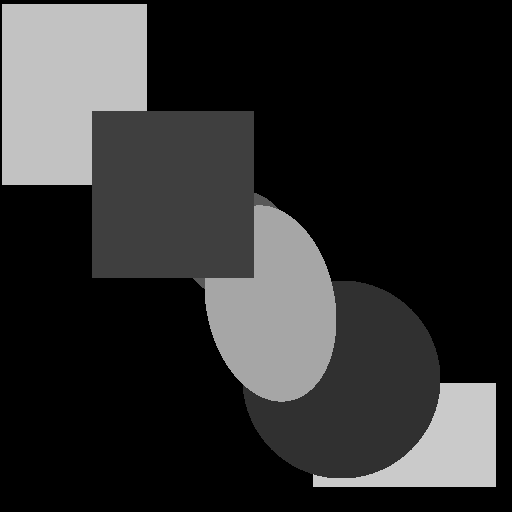
#> input picture images/6_1.png, 512 x 512 px
$ python main.py
#> lines starting #> are read from the running program, lines starting #| are printed output that depends on the picture
### utils.py
import numpy as np

from numpy import fft
from skimage import metrics

# Create a Gaussian kernel of size kernlen and standard deviation sigma
def gaussian_kernel(kernlen, sigma):
  x = np.linspace(- (kernlen // 2), kernlen // 2, kernlen)
  # Unidimensional Gaussian kernel
  kern1d = np.exp(- 0.5 * (x**2 / sigma))
  # Bidimensional Gaussian kernel
  kern2d = np.outer(kern1d, kern1d)
  # Normalization
  return kern2d / kern2d.sum()

# Compute the FFT of the kernel 'K' of size 'd' padding with the zeros necessary
# to match the size of 'shape'
def psf_fft(K, d, shape):
  # Zero padding
  K_p = np.zeros(shape)
  K_p[:d, :d] = K

  # Shift
  p = d // 2
  K_pr = np.roll(np.roll(K_p, -p, 0), -p, 1)

  # Compute FFT
  K_otf = fft.fft2(K_pr)
  return K_otf

# Multiplication by A
def A(x, K):
  x = fft.fft2(x)
  return np.real(fft.ifft2(K * x))

# Multiplication by A transpose
def AT(x, K):
  x = fft.fft2(x)
  return np.real(fft.ifft2(np.conj(K) * x))

eps = 1e-2

# Variazione totale
# [33 lines left out: functions totvar, grad_totvar, not called in this run]

def generate_metrics(image_before: np.array, image_after: np.array) -> tuple:
  PSNR = metrics.peak_signal_noise_ratio(image_before, image_after, data_range=1)
  MSE = metrics.mean_squared_error(image_before, image_after)

  return (PSNR, MSE)

# [74 lines left out: functions next_step, o_minimize, not called in this run]

def base_f(x, K, b):
  return (1 / 2) * (np.linalg.norm(A(x, K) - b, 2) ** 2)

def base_df(x, K, b):
  return AT(A(x, K), K) - AT(b, K)

def regularization_f(x, K, b, llambda):
  return base_f(x, K, b) + ((llambda / 2) * (np.linalg.norm(x, 2) ** 2))

def regularization_df(x, K, b, llambda):
  return base_df(x, K, b) + (llambda * x)

def total_variation_f(x, K, b, llambda):
  return base_f(x, K ,b) + (llambda * totvar(b))

def total_variation_df(x, K, b, llambda):
  return base_df(x, K, b) + (llambda * grad_totvar(x))

### first.py
import numpy as np

from utils import *

# Add blur and noise to the given image
def add_blur_and_noise(image: np.array, K, standard_deviation):
  noise = np.random.normal(size=image.shape) * standard_deviation

  return A(image, K) + noise

# 1) Corrupted image generation
#
# Degrade the images by applying the blur operator with parameters:
#   - σ = 0.5   dimension  5×5
#   - σ = 1     dimension  7×7
#   - σ = 1.3   dimension  9×9
# and adding Gaussian noise with standard deviation (0.0, 0.05]
def first(image: np.array, K, standard_deviation):
  corrupted_image = add_blur_and_noise(image, K, standard_deviation)
  metrics = generate_metrics(image, corrupted_image)

  return corrupted_image, metrics

### second.py
import numpy as np

from scipy.optimize import minimize
from utils import base_f, base_df, generate_metrics

# 2) Naive solution
#
# A possible reconstruction of the original image x starting from
# the corrupted image b is the naive solution given by the minimum
# of the following optimization problem:
#     1/2 * np.linalg.norm(A(x, K) - b, 2) ** 2
#
# And using the following gradient function:
#         ∇f(x) = ATAx − ATb
def second(image, K):
  m, n = image.shape

  f = lambda x : base_f(x.reshape(m, n), K, image)
  df = lambda x : base_df(x.reshape(m, n), K, image).reshape(m * n)

  x0 = np.zeros(image.shape)
  result = minimize(fun=f, x0=x0, method='CG', jac=df, options={'maxiter': 20})
  naive_image = np.reshape(result.x, (m, n))
  metrics = generate_metrics(image, naive_image)

  return naive_image, metrics

### main.py
import os
import numpy as np
import matplotlib.pyplot as plt

from zero import zero
from first import first
from second import second
from third import third
from fourth import fourth
from utils import psf_fft, gaussian_kernel

figure = plt.figure(figsize=(20, 20), frameon=False)

def normalize_zero_one(image) -> np.array:
  return (image - np.amin(image)) / (np.amax(image) - np.amin(image))

def write_metrics(file, metrics):
  file.write(f'{metrics[0]},{metrics[1]}\n')

def add_to_figure(image: np.array, title: str, position: int, metrics = None):
  figure.add_subplot(2, 3, position)
  plt.axis('off')

  if metrics == None: plt.title(title)
  else: plt.title(f'{title}\nPSNR: {metrics[0]:.10f}\nMSE: {metrics[1]:.10f}')

  plt.imshow(image, cmap='gray', vmin=0, vmax=1)

def run(path: str, sigma, kernlen, standard_deviation, llambda, show_plot = True, save_data = True):
  # Load the image from the path and calculate K
  original_image = normalize_zero_one(plt.imread(path, format='png').astype(np.float64))
  K = psf_fft(gaussian_kernel(kernlen, sigma), kernlen, original_image.shape)

  # Phase 1 to 4
  corrupted_image, corrupted_metrics = first(original_image, K, standard_deviation)
  naive_image, naive_metrics = second(corrupted_image, K)
  regularized_image_0, regularized_metrics_0 = third(corrupted_image, K, llambda)
  regularized_image_1, regularized_metrics_1 = third(corrupted_image, K, llambda, False)
  total_variation_image, total_variation_metrics = fourth(corrupted_image, K, llambda)

  if save_data:
    splitted_path, filename = os.path.split(path)
    filename_without_extension = os.path.splitext(filename)[0]
    data = open(f'{splitted_path}/metrics/{filename_without_extension}-metrics.csv', 'w')

    data.write('psnr,mse\n')
    write_metrics(data, corrupted_metrics)
    write_metrics(data, naive_metrics)
    write_metrics(data, regularized_metrics_0)
    write_metrics(data, regularized_metrics_1)
    write_metrics(data, total_variation_metrics)

  if show_plot:
    # Add all the images to the figure
    add_to_figure(original_image, 'Immagine originale', 1)
    add_to_figure(corrupted_image, 'Immagine corrotta', 2, corrupted_metrics)
    add_to_figure(naive_image, 'Immagine naive', 3, naive_metrics)
    add_to_figure(regularized_image_0, 'Immagine regolarizzata (o_minimize)', 4, regularized_metrics_0)
    add_to_figure(regularized_image_1, 'Immagine regolarizzata (minimize)', 5, regularized_metrics_1)
    add_to_figure(total_variation_image, 'Immagine variazione totale', 6, total_variation_metrics)

    # Plot all images
    plt.show()

def main():
  # Uncomment the following line to generate the dataset
  #
  # zero(8, 'images', True)

  run('images/6_1.png', 0.5, 5, 0.05, 0.01)
#> in normalize_zero_one, `return (image - np.amin(image)) / (np.amax(image) - np.amin(image))`:
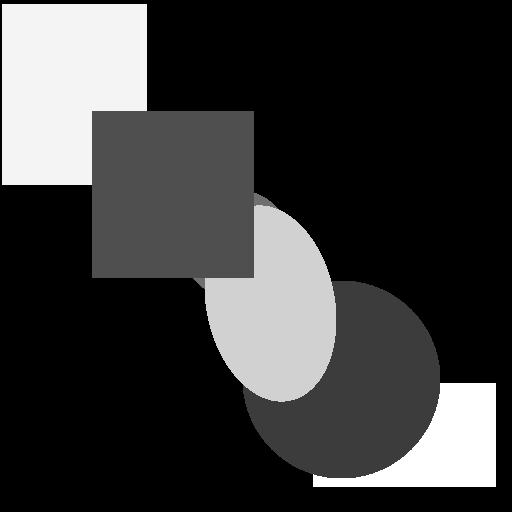
#> returned value: shape (512, 512) float64; min 0, max 1, mean 0.223
#> in add_blur_and_noise, `return A(image, K) + noise`:
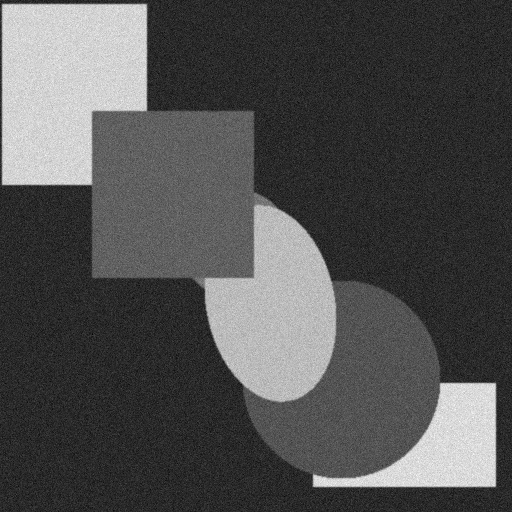
#> returned value: shape (512, 512) float64; min -0.235, max 1.21, mean 0.223; drawn with min black and max white
#> in generate_metrics, `PSNR = metrics.peak_signal_noise_ratio(image_before, image_after, data..`: PSNR = 25.22
#> in generate_metrics, `MSE = metrics.mean_squared_error(image_before, image_after)`: MSE = 0.00301
#> in first, `metrics = generate_metrics(image, corrupted_image)`: metrics = (25.22, 0.00301)

if __name__ == '__main__':
#> (the run stopped early here; a loop or call above may not have finished)
